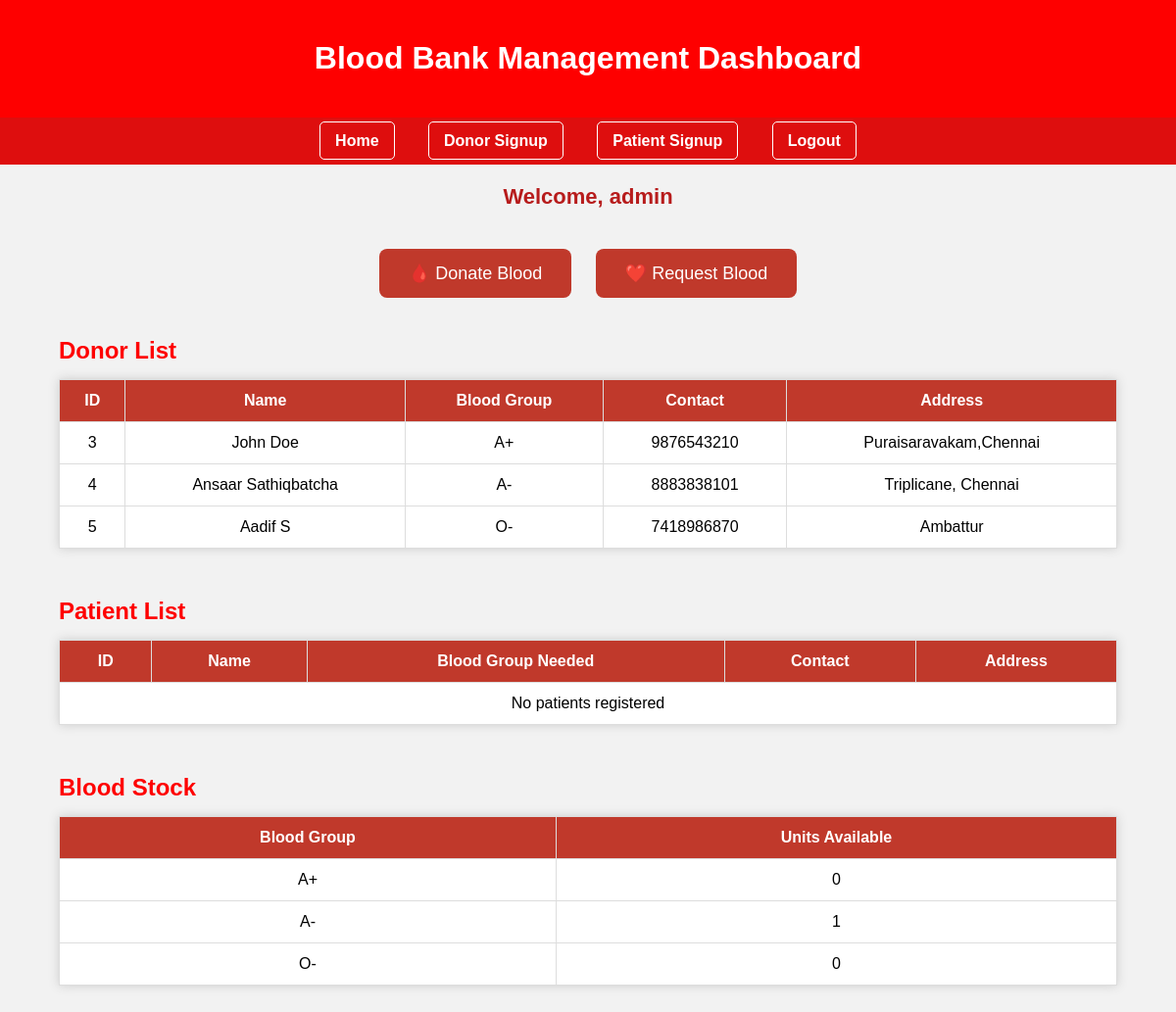
/dashboard/ (signed in), run on the app's committed database.
### blood_app/models.py (models this page shows, shortened)
class Donor(models.Model):
    user = models.OneToOneField(User, on_delete=models.CASCADE)
    name = models.CharField(max_length=100)
    blood_group = models.CharField(max_length=3, choices=BLOOD_GROUP_CHOICES)
    contact_number = models.CharField(max_length=15)
    address = models.TextField()
    is_approved = models.BooleanField(default=False)  # Admin approval

class BloodStock(models.Model):
    blood_group = models.CharField(max_length=3, choices=BLOOD_GROUP_CHOICES, unique=True)
    units = models.PositiveIntegerField(default=0)  # Number of units available

### blood_app/views.py (the view)
# urls.py: path('dashboard/', dashboard, name='dashboard'),
@login_required
def dashboard(request):
    donors = Donor.objects.all()
    patients = Patient.objects.all()
    stocks = BloodStock.objects.all()
    if hasattr(request.user, 'donor'):
        user_name = request.user.donor.name
    elif hasattr(request.user, 'patient'):
        user_name = request.user.patient.name
    else:
        user_name = request.user.first_name or request.user.username
    context = {
        'donors': donors,
        'patients': patients,
        'stocks': stocks,
        'user_name': user_name,
    }
    return render(request, 'dashboard.html', context)

### blood_app/templates/dashboard.html (shortened to what this page needs)
<!DOCTYPE html>
<html lang="en">
<head>
</head>
<body>
    <header>
        <h1>Blood Bank Management Dashboard</h1>
    </header>
    <nav>
        <a href="{% url 'home' %}">Home</a>
        <a href="{% url 'donor_signup' %}">Donor Signup</a>
        <a href="{% url 'patient_signup' %}">Patient Signup</a>
        <a href="{% url 'logout' %}">Logout</a>
    </nav>
    <div style="text-align:center; margin: 20px auto; font-size: 22px; color:#b71c1c; font-weight:bold;">
        Welcome, {{ user_name }}
    </div>
    <div class="button-bar">
        <a href="{% url 'donate_blood' %}" class="btn">🩸 Donate Blood</a>
        <a href="{% url 'blood_request' %}" class="btn">❤️ Request Blood</a>
    </div>
    <div class="container">
        <div class="section">
            <h2>Donor List</h2>
            <table>
                <tr>
                    <th>ID</th>
                    <th>Name</th>
                    <th>Blood Group</th>
                    <th>Contact</th>
                    <th>Address</th>
                </tr>
                {% for donor in donors %}
                <tr>
                    <td>{{ donor.id }}</td>
                    <td>{{ donor.name }}</td>
                    <td>{{ donor.blood_group }}</td>
                    <td>{{ donor.contact_number }}</td>
                    <td>{{ donor.address }}</td>
                </tr>
                {% empty %}
                <tr>
                    <td colspan="5">No donors registered</td>
                </tr>
                {% endfor %}
            </table>
        </div>
        <div class="section">
            <h2>Patient List</h2>
            <table>
                <tr>
                    <th>ID</th>
                    <th>Name</th>
                    <th>Blood Group Needed</th>
                    <th>Contact</th>
                    <th>Address</th>
                </tr>
                {% for patient in patients %}
                <tr>
                    <td>{{ patient.id }}</td>
                    <td>{{ patient.name }}</td>
                    <td>{{ patient.blood_group }}</td>
                    <td>{{ patient.contact_number }}</td>
                    <td>{{ patient.address }}</td>
                </tr>
                {% empty %}
                <tr>
                    <td colspan="5">No patients registered</td>
                </tr>
                {% endfor %}
            </table>
        </div>
        <div class="section">
            <h2>Blood Stock</h2>
            <table>
                <tr>
                    <th>Blood Group</th>
                    <th>Units Available</th>
                </tr>
                {% for stock in stocks %}
                <tr>
                    <td>{{ stock.blood_group }}</td>
                    <td>{{ stock.units }}</td>
                </tr>
                {% empty %}
                <tr>
                    <td colspan="2">No blood stock available</td>
                </tr>
                {% endfor %}
            </table>
        </div>
    </div>
</body>
</html>

### blood_app/templates/dashboard.html (style rules this page uses)
body { font-family: Arial, sans-serif; background-color: #f2f2f2; margin: 0; padding: 0; }
header { background-color: #fe0000; color: white; padding: 20px; text-align: center; }
nav { background-color: #de0e0e; padding: 15px; text-align: center; }
nav a { color: white; text-decoration: none; margin: 0 15px; font-weight: bold; padding: 10px 15px; border: 1px solid white; border-radius: 5px; }
.button-bar { text-align: center; margin: 30px 0; }
.btn { background-color: #c0392b; color: white; text-decoration: none; padding: 14px 30px; border-radius: 8px; font-size: 18px; margin: 10px; display: inline-block; transition: 0.3s; }
.container { width: 90%; margin: 30px auto; }
h2 { color: #fe0000; margin-bottom: 15px; }
table { width: 100%; border-collapse: collapse; margin-bottom: 50px; background-color: white; box-shadow: 0 0 10px #ccc; }
th, td { border: 1px solid #ddd; padding: 12px; text-align: center; }
th { background-color: #c0392b; color: white; }
.section { margin-bottom: 50px; }

### data on the page
Donor: id "3", name "John Doe", blood_group "A+", contact_number "9876543210", address "Puraisaravakam,Chennai"
Donor: id "4", name "Ansaar Sathiqbatcha", blood_group "A-", contact_number "8883838101", address "Triplicane, Chennai"
Donor: id "5", name "Aadif S", blood_group "O-", contact_number "7418986870", address "Ambattur"
BloodStock: blood_group "A+", units "0"
BloodStock: blood_group "A-", units "1"
BloodStock: blood_group "O-", units "0"

### other printed values
{{ user_name }} "admin"
